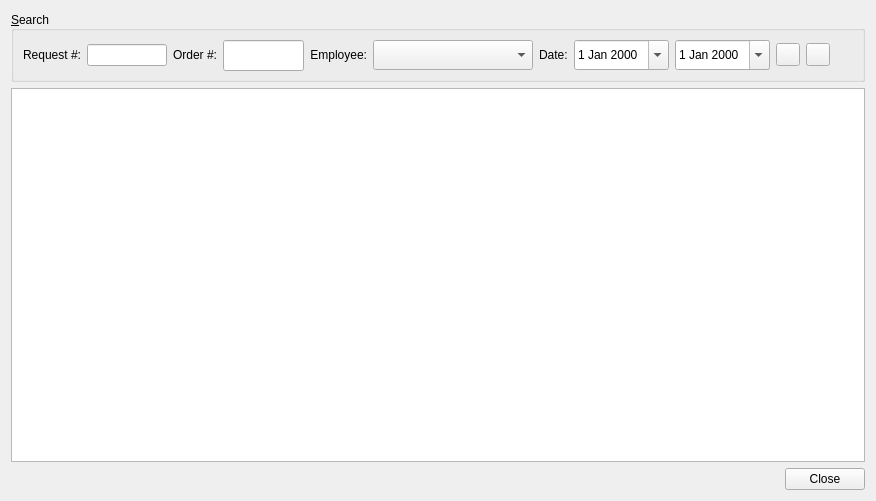
<?xml version="1.0" encoding="UTF-8"?>
<ui version="4.0">
 <class>PartsReqLog</class>
 <widget class="QDialog" name="PartsReqLog">
  <property name="geometry">
   <rect>
    <x>0</x>
    <y>0</y>
    <width>876</width>
    <height>501</height>
   </rect>
  </property>
  <property name="contextMenuPolicy">
   <enum>Qt::PreventContextMenu</enum>
  </property>
  <property name="windowTitle">
   <string>Parts requests operations history</string>
  </property>
  <layout class="QVBoxLayout" name="verticalLayout">
   <item>
    <widget class="QGroupBox" name="groupBox">
     <property name="minimumSize">
      <size>
       <width>610</width>
       <height>71</height>
      </size>
     </property>
     <property name="maximumSize">
      <size>
       <width>16777215</width>
       <height>71</height>
      </size>
     </property>
     <property name="layoutDirection">
      <enum>Qt::LeftToRight</enum>
     </property>
     <property name="autoFillBackground">
      <bool>false</bool>
     </property>
     <property name="title">
      <string>&amp;Search</string>
     </property>
     <property name="alignment">
      <set>Qt::AlignLeading|Qt::AlignLeft|Qt::AlignVCenter</set>
     </property>
     <property name="flat">
      <bool>false</bool>
     </property>
     <property name="checkable">
      <bool>false</bool>
     </property>
     <layout class="QHBoxLayout" name="horizontalLayout_2">
      <item>
       <widget class="QLabel" name="label_4">
        <property name="text">
         <string>Request #:</string>
        </property>
       </widget>
      </item>
      <item>
       <widget class="QLineEdit" name="eRequestID">
        <property name="minimumSize">
         <size>
          <width>80</width>
          <height>0</height>
         </size>
        </property>
        <property name="maximumSize">
         <size>
          <width>80</width>
          <height>16777215</height>
         </size>
        </property>
       </widget>
      </item>
      <item>
       <widget class="QLabel" name="label">
        <property name="text">
         <string>Order #:</string>
        </property>
        <property name="alignment">
         <set>Qt::AlignRight|Qt::AlignTrailing|Qt::AlignVCenter</set>
        </property>
       </widget>
      </item>
      <item>
       <widget class="QLineEdit" name="eOrderID">
        <property name="minimumSize">
         <size>
          <width>81</width>
          <height>31</height>
         </size>
        </property>
        <property name="maximumSize">
         <size>
          <width>81</width>
          <height>31</height>
         </size>
        </property>
        <property name="inputMask">
         <string/>
        </property>
        <property name="text">
         <string/>
        </property>
       </widget>
      </item>
      <item>
       <widget class="QLabel" name="label_2">
        <property name="text">
         <string>Employee:</string>
        </property>
        <property name="alignment">
         <set>Qt::AlignRight|Qt::AlignTrailing|Qt::AlignVCenter</set>
        </property>
       </widget>
      </item>
      <item>
       <widget class="QComboBox" name="eEmployee">
        <property name="sizePolicy">
         <sizepolicy hsizetype="MinimumExpanding" vsizetype="Fixed">
          <horstretch>0</horstretch>
          <verstretch>0</verstretch>
         </sizepolicy>
        </property>
        <property name="minimumSize">
         <size>
          <width>160</width>
          <height>30</height>
         </size>
        </property>
        <property name="maximumSize">
         <size>
          <width>248</width>
          <height>30</height>
         </size>
        </property>
       </widget>
      </item>
      <item alignment="Qt::AlignRight">
       <widget class="QLabel" name="label_3">
        <property name="text">
         <string>Date:</string>
        </property>
       </widget>
      </item>
      <item>
       <widget class="QDateEdit" name="eDateStart">
        <property name="maximumSize">
         <size>
          <width>16777215</width>
          <height>31</height>
         </size>
        </property>
        <property name="accelerated">
         <bool>false</bool>
        </property>
        <property name="calendarPopup">
         <bool>true</bool>
        </property>
       </widget>
      </item>
      <item>
       <widget class="QDateEdit" name="eDateEnd">
        <property name="maximumSize">
         <size>
          <width>16777215</width>
          <height>31</height>
         </size>
        </property>
        <property name="accelerated">
         <bool>false</bool>
        </property>
        <property name="calendarPopup">
         <bool>true</bool>
        </property>
       </widget>
      </item>
      <item>
       <widget class="QToolButton" name="bSearchByDate">
        <property name="toolTip">
         <string>Search by date range</string>
        </property>
        <property name="text">
         <string/>
        </property>
        <property name="icon">
         <iconset resource="Icons.qrc">
          <normaloff>:/icons/icons/find.png</normaloff>:/icons/icons/find.png</iconset>
        </property>
       </widget>
      </item>
      <item>
       <widget class="QToolButton" name="bClear">
        <property name="toolTip">
         <string>Clear filter</string>
        </property>
        <property name="toolTipDuration">
         <number>-1</number>
        </property>
        <property name="text">
         <string/>
        </property>
        <property name="icon">
         <iconset resource="Icons.qrc">
          <normaloff>:/icons/icons/filter_clear.png</normaloff>:/icons/icons/filter_clear.png</iconset>
        </property>
       </widget>
      </item>
      <item>
       <spacer name="horizontalSpacer_2">
        <property name="orientation">
         <enum>Qt::Horizontal</enum>
        </property>
        <property name="sizeType">
         <enum>QSizePolicy::MinimumExpanding</enum>
        </property>
        <property name="sizeHint" stdset="0">
         <size>
          <width>1</width>
          <height>20</height>
         </size>
        </property>
       </spacer>
      </item>
     </layout>
    </widget>
   </item>
   <item>
    <widget class="QTableView" name="tview">
     <property name="editTriggers">
      <set>QAbstractItemView::NoEditTriggers</set>
     </property>
     <property name="dragDropOverwriteMode">
      <bool>true</bool>
     </property>
     <property name="alternatingRowColors">
      <bool>false</bool>
     </property>
     <property name="selectionBehavior">
      <enum>QAbstractItemView::SelectRows</enum>
     </property>
     <property name="horizontalScrollMode">
      <enum>QAbstractItemView::ScrollPerPixel</enum>
     </property>
    </widget>
   </item>
   <item>
    <layout class="QHBoxLayout" name="horizontalLayout">
     <item>
      <spacer name="horizontalSpacer">
       <property name="orientation">
        <enum>Qt::Horizontal</enum>
       </property>
       <property name="sizeHint" stdset="0">
        <size>
         <width>40</width>
         <height>20</height>
        </size>
       </property>
      </spacer>
     </item>
     <item>
      <widget class="QPushButton" name="bClose">
       <property name="enabled">
        <bool>true</bool>
       </property>
       <property name="text">
        <string>Close</string>
       </property>
       <property name="icon">
        <iconset resource="Icons.qrc">
         <normaloff>:/icons/icons/door_out.png</normaloff>:/icons/icons/door_out.png</iconset>
       </property>
       <property name="checkable">
        <bool>false</bool>
       </property>
       <property name="checked">
        <bool>false</bool>
       </property>
       <property name="autoDefault">
        <bool>false</bool>
       </property>
       <property name="default">
        <bool>false</bool>
       </property>
      </widget>
     </item>
    </layout>
   </item>
  </layout>
 </widget>
 <resources>
  <include location="Icons.qrc"/>
 </resources>
 <connections/>
</ui>
